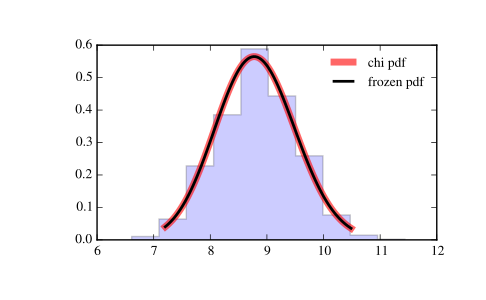

Recreate this plot in Python.
from scipy.stats import chi
import matplotlib.pyplot as plt
fig, ax = plt.subplots(1, 1)

# Calculate a few first moments:

df = 78
mean, var, skew, kurt = chi.stats(df, moments='mvsk')

# Display the probability density function (``pdf``):

x = np.linspace(chi.ppf(0.01, df),
                chi.ppf(0.99, df), 100)
ax.plot(x, chi.pdf(x, df),
       'r-', lw=5, alpha=0.6, label='chi pdf')

# Alternatively, the distribution object can be called (as a function)
# to fix the shape, location and scale parameters. This returns a "frozen"
# RV object holding the given parameters fixed.

# Freeze the distribution and display the frozen ``pdf``:

rv = chi(df)
ax.plot(x, rv.pdf(x), 'k-', lw=2, label='frozen pdf')

# Check accuracy of ``cdf`` and ``ppf``:

vals = chi.ppf([0.001, 0.5, 0.999], df)
np.allclose([0.001, 0.5, 0.999], chi.cdf(vals, df))
# True

# Generate random numbers:

r = chi.rvs(df, size=1000)

# And compare the histogram:

ax.hist(r, normed=True, histtype='stepfilled', alpha=0.2)
ax.legend(loc='best', frameon=False)
plt.show()
